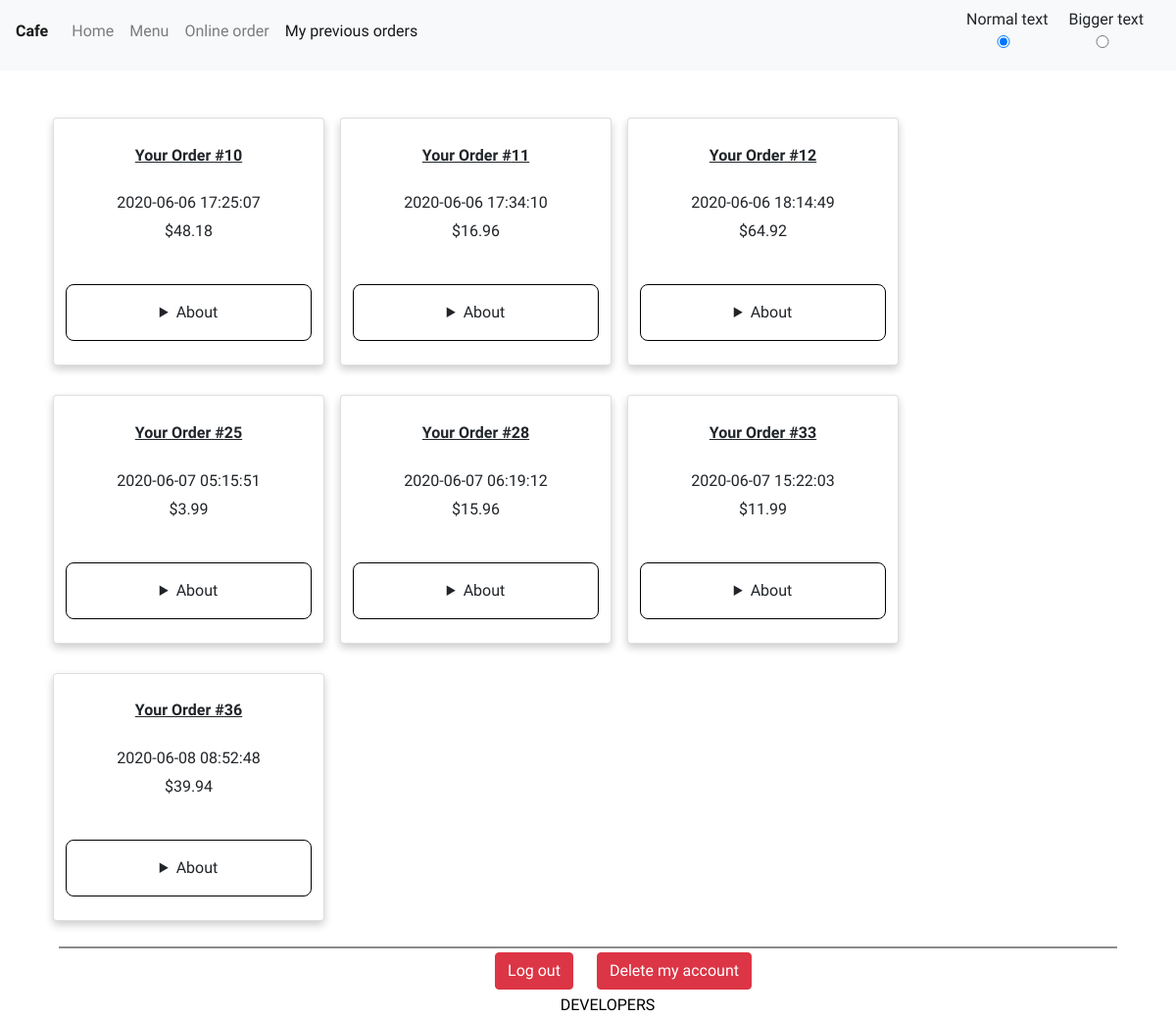
The app's page /Orders.php (signed in), older data.
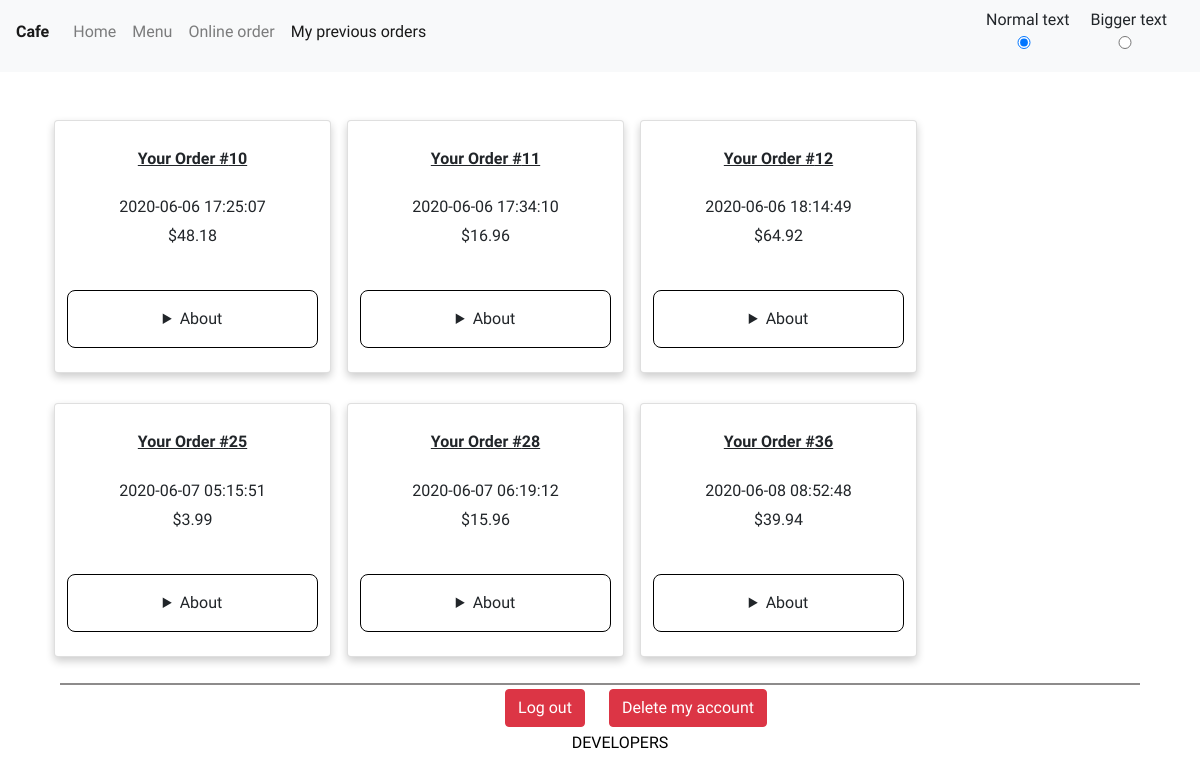
The same page, newer data.
### tables this page shows
CREATE TABLE `orders` (
  `order_id` int(11) NOT NULL,
  `date` timestamp NOT NULL DEFAULT CURRENT_TIMESTAMP,
  `cost` double NOT NULL
);

### classes/VHOD.php (called while the page is built, shortened)
<?php
class VHOD
{
    private $user_email = " ";
    private $user_pass = " ";
    public function __construct($user_email, $user_pass)
    {
        $this->user_email = $user_email;
        $this->user_pass = $user_pass;
    }
    public function getID($conn)
    {
            $query_id = "SELECT user_id FROM users WHERE user_email LIKE ? AND user_pass LIKE ?";
            $statement = $conn->prepare($query_id);
            $statement->bind_param("ss",$this->user_email, $this->user_pass);
            $statement->execute();
            $result = $statement->get_result();
            $row = $result->fetch_assoc();
            if ($row['user_id'] != null){
                return $row['user_id'];
            }
            return null;
    }
}

### Orders.php (the view, shortened to what this page needs)
<?php
require_once "configures/DB_config.php";
?>
<!DOCTYPE html>
<html lang="en" dir="ltr">
<head>
    <link rel="stylesheet" href="https://stackpath.bootstrapcdn.com/bootstrap/4.4.1/css/bootstrap.min.css"
>
    <link rel="stylesheet" href="styles/menu.css">
</head>
<?php require_once("PartsOfSite/header.php");?>
<body>
<div class="container">
    <div class="d-flex align-content-center flex-wrap">
<?php
if( isset($_SESSION['user_email']) && isset($_SESSION['user_pass'])  ){
    $user = new VHOD($_SESSION['user_email'], $_SESSION['user_pass']);
    $user_id = $user->getID($conn);
    $sql = "SELECT DISTINCT * FROM orders
            WHERE orders.order_id  IN (
            SELECT orders_users.order_id FROM orders_users INNER JOIN users ON orders_users.user_id = users.user_id WHERE users.user_id = ?)";
    $stmt = $conn->prepare($sql);
    $stmt->bind_param("i", $user_id);
    $stmt->execute();
    $result = $stmt->get_result();
    $num_rows = mysqli_num_rows($result);
    if($num_rows > 0){
    while($row = $result->fetch_assoc()){
?>
        <div class="card mx-2 w-25" style="margin-top: 30px">
            <h4 class="food"> Your Order #<?php
                $order_id1 = $row['order_id'];
                echo   $order_id1 ?></h4>
            <div class="container">
                <h5><?php echo $row['date'] ?></h5>
                <p>$<?php echo $row['cost'] ?></p>
            </div>
            <details>
                <summary>About<hr></summary>
            </details>
        </div>
    <?php
        }
    } else {
        ?>
        <p><h3>0 Result.</h3></p>
        <p>&nbsp;</p>
        <p><h4>It seems tha you haven't ordered anything yet </h4> </p>
        <?php
    }
}
?>
</div>
</div>
<?php require_once ("PartsOfSite/footer.php");?>
</body>
</html>

### PartsOfSite/header.php (shortened to what this page needs)
<nav class="navbar navbar-expand-lg navbar-light bg-light" style="margin-bottom:2vh;">
    <a class="navbar-brand" href="index.php"><h2><strong>Cafe</strong></h2></a>
    <div class="collapse navbar-collapse" id="navbarSupportedContent">
        <ul class="navbar-nav mr-auto">
            <li class="nav-item <?php if (substr($_SERVER["SCRIPT_NAME"],strrpos($_SERVER["SCRIPT_NAME"],"/")+1) =="index.php") echo "active";
            ?>">
                <a class="nav-link" href="index.php" ><h4>Home</h4></a>
            </li>
            <li class="nav-item <?php if (substr($_SERVER["SCRIPT_NAME"],strrpos($_SERVER["SCRIPT_NAME"],"/")+1) =="Menu.php") echo "active";
            ?>">
                <a class="nav-link" href="Menu.php"><h4>Menu</h4></a>
            </li>
            <li class="nav-item <?php if (substr($_SERVER["SCRIPT_NAME"],strrpos($_SERVER["SCRIPT_NAME"],"/")+1) =="cart.php") echo "active";
            ?>">
                <a class="nav-link" href="cart.php"><h4>Online order
                        </h4></a>
            </li>
            <?php
               if(isset($_SESSION['user_email'])){
               ?>
            <li class="nav-item ">
                <a class="nav-link <?php if (substr($_SERVER["SCRIPT_NAME"],strrpos($_SERVER["SCRIPT_NAME"],"/")+1) =="Orders.php") echo "active";
                ?>" href="Orders.php"><h4>My previous orders</h4></a>
            </li>
            <?php } ?>
        </ul>
            <div class="nav-item float-right" style="padding: 0; margin: 0;">
                <form>
                    <label class="radio" >
                        Normal text
                        <input type="radio" class="font_size" name="font_size" id="medium" <?php echo  (!isset($_COOKIE['font']))? "checked": " ";   ?>>
                    </label>
                    <label class="radio">
                        Bigger text
                        <input type="radio" class="font_size" name="font_size" id="x-large" <?php echo (isset($_COOKIE['font']) && $_COOKIE['font'] == 'x-large')? "checked": " ";   ?>>
                    </label>
                </form>
            </div>
    </div>
</nav>

### PartsOfSite/footer.php (shortened to what this page needs)
<div class="footer">
    <div class="bottom-box mx-auto">
        <hr>
        <?php    if(isset($_SESSION['user_email']) && isset($_SESSION['user_pass'])){
            ?>
            <div style="display:flex; flex-wrap: wrap; margin: auto auto auto 6vw; justify-content: center">
                <form  style="margin-right: 2vw;" >
                    <button  id="user_out" class="btn btn-danger my-1">Log out</button>
                </form>
                <form>
                    <button id="user_del" class="btn btn-danger my-1">Delete my account</button>
                </form>
            </div>
        <?php } ?>
        <ul class="text-uppercase " style="" >
            <li ><a href="Developers.php" class="mx-auto">Developers</a></li>
        </ul>
    </div>
</div>

### styles/menu.css (style rules this page uses)
body { background-color: white; font-family: 'Quicksand', sans-serif; }
h4 { font-weight: 400; }
hr { margin: 0 0 0 5%; width: 90%; border-width: 2px; background-color: rgb(157, 155, 155); }
p { font-size: x-large; margin-right: 10%; margin-left: 10%; }
.food { margin: 10% 0; font-weight: bold; text-decoration: underline; }
summary { border-radius: 0.5vh; border: none; height: min-content; }
details { font-size: larger; margin-top: 3vh; margin-bottom: 3vh; border: 1px solid black; border-radius: 1vh; align-self: center; padding: 2vh; width: calc(100% - 3vh); }
input, textarea, select { width: calc(100% - 3vh); }
.card { box-shadow: 0 4px 8px 0 rgba(0, 0, 0, 0.2); transition: 0.3s; text-align: center; }
.container { padding: 2px 16px; }
.bottom-box { width: 100%; bottom: 0; height: 3vh; padding-top: 1.5rem; padding-bottom: 1rem; }
.bottom-box ul { text-align: center; padding: 0 5; }
.bottom-box ul li { display: inline-block; width: 120px; }
.bottom-box ul li a { font-family: 'Quicksand', sans-serif; text-decoration: none; font-size: 20px; color: black; }

Row changes from the older to the newer data that the page shows:
removed orders: order_id "33", date "2020-06-07 15:22:03", cost "11.99"
